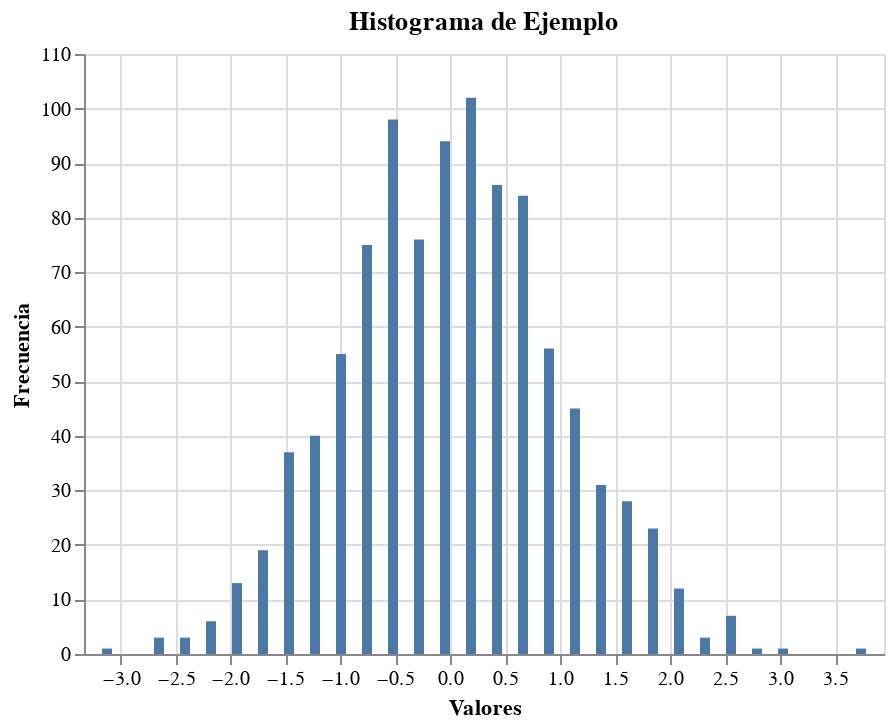

Here is the notebook cell this chart was saved with:
### Code cell
# Ejemplo con un histograma
fig, ax = plt.subplots()

# Generar datos
data = np.random.normal(0, 1, 1000)

# Crear un histograma
hist = ax.hist(data, bins=30)

ax.set_title('Histograma de Ejemplo')
ax.set_xlabel('Valores')
ax.set_ylabel('Frecuencia')

# Mostrar el gráfico de Matplotlib
plt.show()

# Convertir a Vega-Lite
vega_lite_spec = create_vega_lite_spec(fig, ax)

# Mostrar el gráfico de Vega-Lite
vega_lite_spec

### Figure 1 — Vega-Lite specification as saved in the notebook (floating-point values rounded to 4 significant figures)
{"config": {"view": {"continuousWidth": 400, "continuousHeight": 300}}, "data": {"name": "data-a1b3cdeeb655a92237c3f075924a91f5"}, "mark": "bar", "encoding": {"tooltip": [{"field": "bin_start", "format": ".2f", "title": "Inicio", "type": "quantitative"}, {"field": "bin_end", "format": ".2f", "title": "Fin", "type": "quantitative"}, {"field": "count", "title": "Frecuencia", "type": "quantitative"}], "x": {"axis": {"tickCount": 20}, "field": "x", "scale": {"domain": [-3.241, 3.853]}, "title": "Valores", "type": "quantitative"}, "y": {"field": "y", "title": "Frecuencia", "type": "quantitative"}}, "height": 300, "title": "Histograma de Ejemplo", "width": 400, "$schema": "https://vega.github.io/schema/vega-lite/v4.17.0.json", "datasets": {"data-a1b3cdeeb655a92237c3f075924a91f5": [{"bin_start": -3.241, "bin_end": -3.005, "x": -3.123, "y": 1.0, "count": 1.0, "label": "histogram"}, {"bin_start": -3.005, "bin_end": -2.768, "x": -2.887, "y": 0.0, "count": 0.0, "label": "histogram"}, {"bin_start": -2.768, "bin_end": -2.532, "x": -2.65, "y": 3.0, "count": 3.0, "label": "histogram"}, {"bin_start": -2.532, "bin_end": -2.295, "x": -2.414, "y": 3.0, "count": 3.0, "label": "histogram"}, {"bin_start": -2.295, "bin_end": -2.059, "x": -2.177, "y": 6.0, "count": 6.0, "label": "histogram"}, {"bin_start": -2.059, "bin_end": -1.822, "x": -1.941, "y": 13.0, "count": 13.0, "label": "histogram"}, {"bin_start": -1.822, "bin_end": -1.586, "x": -1.704, "y": 19.0, "count": 19.0, "label": "histogram"}, {"bin_start": -1.586, "bin_end": -1.35, "x": -1.468, "y": 37.0, "count": 37.0, "label": "histogram"}, {"bin_start": -1.35, "bin_end": -1.113, "x": -1.231, "y": 40.0, "count": 40.0, "label": "histogram"}, {"bin_start": -1.113, "bin_end": -0.8766, "x": -0.9948, "y": 55.0, "count": 55.0, "label": "histogram"}, {"bin_start": -0.8766, "bin_end": -0.6401, "x": -0.7584, "y": 75.0, "count": 75.0, "label": "histogram"}, {"bin_start": -0.6401, "bin_end": -0.4037, "x": -0.5219, "y": 98.0, "count": 98.0, "label": "histogram"}, {"bin_start": -0.4037, "bin_end": -0.1672, "x": -0.2854, "y": 76.0, "count": 76.0, "label": "histogram"}, {"bin_start": -0.1672, "bin_end": 0.06927, "x": -0.04897, "y": 94.0, "count": 94.0, "label": "histogram"}, {"bin_start": 0.06927, "bin_end": 0.3057, "x": 0.1875, "y": 102.0, "count": 102.0, "label": "histogram"}, {"bin_start": 0.3057, "bin_end": 0.5422, "x": 0.424, "y": 86.0, "count": 86.0, "label": "histogram"}, {"bin_start": 0.5422, "bin_end": 0.7787, "x": 0.6604, "y": 84.0, "count": 84.0, "label": "histogram"}, {"bin_start": 0.7787, "bin_end": 1.015, "x": 0.8969, "y": 56.0, "count": 56.0, "label": "histogram"}, {"bin_start": 1.015, "bin_end": 1.252, "x": 1.133, "y": 45.0, "count": 45.0, "label": "histogram"}, {"bin_start": 1.252, "bin_end": 1.488, "x": 1.37, "y": 31.0, "count": 31.0, "label": "histogram"}, {"bin_start": 1.488, "bin_end": 1.725, "x": 1.606, "y": 28.0, "count": 28.0, "label": "histogram"}, {"bin_start": 1.725, "bin_end": 1.961, "x": 1.843, "y": 23.0, "count": 23.0, "label": "histogram"}, {"bin_start": 1.961, "bin_end": 2.197, "x": 2.079, "y": 12.0, "count": 12.0, "label": "histogram"}, {"bin_start": 2.197, "bin_end": 2.434, "x": 2.316, "y": 3.0, "count": 3.0, "label": "histogram"}, {"bin_start": 2.434, "bin_end": 2.67, "x": 2.552, "y": 7.0, "count": 7.0, "label": "histogram"}, {"bin_start": 2.67, "bin_end": 2.907, "x": 2.789, "y": 1.0, "count": 1.0, "label": "histogram"}, {"bin_start": 2.907, "bin_end": 3.143, "x": 3.025, "y": 1.0, "count": 1.0, "label": "histogram"}, {"bin_start": 3.143, "bin_end": 3.38, "x": 3.262, "y": 0.0, "count": 0.0, "label": "histogram"}, {"bin_start": 3.38, "bin_end": 3.616, "x": 3.498, "y": 0.0, "count": 0.0, "label": "histogram"}, {"bin_start": 3.616, "bin_end": 3.853, "x": 3.734, "y": 1.0, "count": 1.0, "label": "histogram"}]}}
